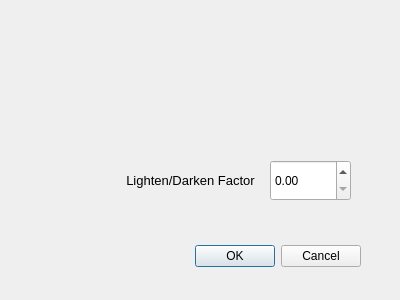
<?xml version="1.0" encoding="UTF-8"?>
<ui version="4.0">
 <class>QtDialogLightenDarken</class>
 <widget class="QDialog" name="QtDialogLightenDarken">
  <property name="geometry">
   <rect>
    <x>0</x>
    <y>0</y>
    <width>400</width>
    <height>300</height>
   </rect>
  </property>
  <property name="windowTitle">
   <string>QtDialogLightenDarken</string>
  </property>
  <widget class="QLabel" name="label">
   <property name="geometry">
    <rect>
     <x>120</x>
     <y>160</y>
     <width>141</width>
     <height>41</height>
    </rect>
   </property>
   <property name="font">
    <font>
     <pointsize>10</pointsize>
    </font>
   </property>
   <property name="text">
    <string>Lighten/Darken Factor</string>
   </property>
   <property name="alignment">
    <set>Qt::AlignCenter</set>
   </property>
  </widget>
  <widget class="QDoubleSpinBox" name="doubleSpinBox">
   <property name="geometry">
    <rect>
     <x>270</x>
     <y>160</y>
     <width>81</width>
     <height>41</height>
    </rect>
   </property>
  </widget>
  <widget class="QDialogButtonBox" name="buttonBox">
   <property name="geometry">
    <rect>
     <x>20</x>
     <y>240</y>
     <width>341</width>
     <height>32</height>
    </rect>
   </property>
   <property name="orientation">
    <enum>Qt::Horizontal</enum>
   </property>
   <property name="standardButtons">
    <set>QDialogButtonBox::Cancel|QDialogButtonBox::Ok</set>
   </property>
  </widget>
 </widget>
 <layoutdefault spacing="6" margin="11"/>
 <resources/>
 <connections>
  <connection>
   <sender>buttonBox</sender>
   <signal>accepted()</signal>
   <receiver>QtDialogLightenDarken</receiver>
   <slot>close()</slot>
   <hints>
    <hint type="sourcelabel">
     <x>190</x>
     <y>255</y>
    </hint>
    <hint type="destinationlabel">
     <x>199</x>
     <y>149</y>
    </hint>
   </hints>
  </connection>
  <connection>
   <sender>doubleSpinBox</sender>
   <signal>editingFinished()</signal>
   <receiver>QtDialogLightenDarken</receiver>
   <slot>checkLightDarkFactor()</slot>
   <hints>
    <hint type="sourcelabel">
     <x>310</x>
     <y>180</y>
    </hint>
    <hint type="destinationlabel">
     <x>199</x>
     <y>149</y>
    </hint>
   </hints>
  </connection>
 </connections>
 <slots>
  <slot>checkLightDarkFactor()</slot>
 </slots>
</ui>
